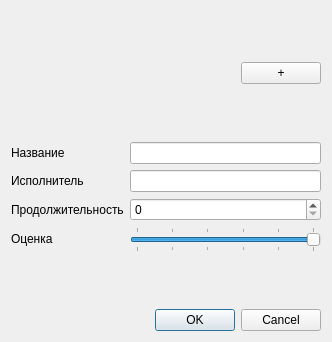
<?xml version="1.0" encoding="UTF-8"?>
<ui version="4.0">
 <class>SongDialog</class>
 <widget class="QDialog" name="SongDialog">
  <property name="geometry">
   <rect>
    <x>0</x>
    <y>0</y>
    <width>332</width>
    <height>342</height>
   </rect>
  </property>
  <property name="windowTitle">
   <string>Dialog</string>
  </property>
  <layout class="QGridLayout" name="gridLayout">
   <item row="0" column="0">
    <layout class="QHBoxLayout" name="horizontalLayout">
     <item>
      <widget class="QLabel" name="labelPreview">
       <property name="sizePolicy">
        <sizepolicy hsizetype="Fixed" vsizetype="Fixed">
         <horstretch>0</horstretch>
         <verstretch>0</verstretch>
        </sizepolicy>
       </property>
       <property name="minimumSize">
        <size>
         <width>125</width>
         <height>125</height>
        </size>
       </property>
       <property name="toolTip">
        <string>Превью</string>
       </property>
       <property name="text">
        <string/>
       </property>
      </widget>
     </item>
     <item>
      <spacer name="horizontalSpacer">
       <property name="orientation">
        <enum>Qt::Horizontal</enum>
       </property>
       <property name="sizeHint" stdset="0">
        <size>
         <width>40</width>
         <height>20</height>
        </size>
       </property>
      </spacer>
     </item>
     <item>
      <widget class="QPushButton" name="btnPreview">
       <property name="sizePolicy">
        <sizepolicy hsizetype="Fixed" vsizetype="Fixed">
         <horstretch>0</horstretch>
         <verstretch>0</verstretch>
        </sizepolicy>
       </property>
       <property name="toolTip">
        <string>Выбрать изображение</string>
       </property>
       <property name="text">
        <string>+</string>
       </property>
      </widget>
     </item>
    </layout>
   </item>
   <item row="1" column="0">
    <layout class="QFormLayout" name="formLayout">
     <item row="0" column="0">
      <widget class="QLabel" name="label_5">
       <property name="text">
        <string>Название</string>
       </property>
      </widget>
     </item>
     <item row="0" column="1">
      <widget class="QLineEdit" name="lineEdit"/>
     </item>
     <item row="1" column="0">
      <widget class="QLabel" name="label_6">
       <property name="text">
        <string>Исполнитель</string>
       </property>
      </widget>
     </item>
     <item row="2" column="0">
      <widget class="QLabel" name="label_7">
       <property name="text">
        <string>Продолжительность</string>
       </property>
      </widget>
     </item>
     <item row="3" column="0">
      <widget class="QLabel" name="label_8">
       <property name="text">
        <string>Оценка</string>
       </property>
      </widget>
     </item>
     <item row="3" column="1">
      <widget class="QSlider" name="horizontalSlider">
       <property name="maximum">
        <number>5</number>
       </property>
       <property name="pageStep">
        <number>1</number>
       </property>
       <property name="value">
        <number>5</number>
       </property>
       <property name="sliderPosition">
        <number>5</number>
       </property>
       <property name="orientation">
        <enum>Qt::Horizontal</enum>
       </property>
       <property name="tickPosition">
        <enum>QSlider::TicksBothSides</enum>
       </property>
       <property name="tickInterval">
        <number>1</number>
       </property>
      </widget>
     </item>
     <item row="1" column="1">
      <widget class="QLineEdit" name="lineEdit_2"/>
     </item>
     <item row="2" column="1">
      <widget class="QSpinBox" name="spinBox"/>
     </item>
    </layout>
   </item>
   <item row="2" column="0">
    <widget class="QDialogButtonBox" name="buttonBox">
     <property name="orientation">
      <enum>Qt::Horizontal</enum>
     </property>
     <property name="standardButtons">
      <set>QDialogButtonBox::Cancel|QDialogButtonBox::Ok</set>
     </property>
    </widget>
   </item>
  </layout>
 </widget>
 <resources/>
 <connections>
  <connection>
   <sender>buttonBox</sender>
   <signal>accepted()</signal>
   <receiver>SongDialog</receiver>
   <slot>accept()</slot>
   <hints>
    <hint type="sourcelabel">
     <x>248</x>
     <y>254</y>
    </hint>
    <hint type="destinationlabel">
     <x>157</x>
     <y>274</y>
    </hint>
   </hints>
  </connection>
  <connection>
   <sender>buttonBox</sender>
   <signal>rejected()</signal>
   <receiver>SongDialog</receiver>
   <slot>reject()</slot>
   <hints>
    <hint type="sourcelabel">
     <x>316</x>
     <y>260</y>
    </hint>
    <hint type="destinationlabel">
     <x>286</x>
     <y>274</y>
    </hint>
   </hints>
  </connection>
 </connections>
</ui>
